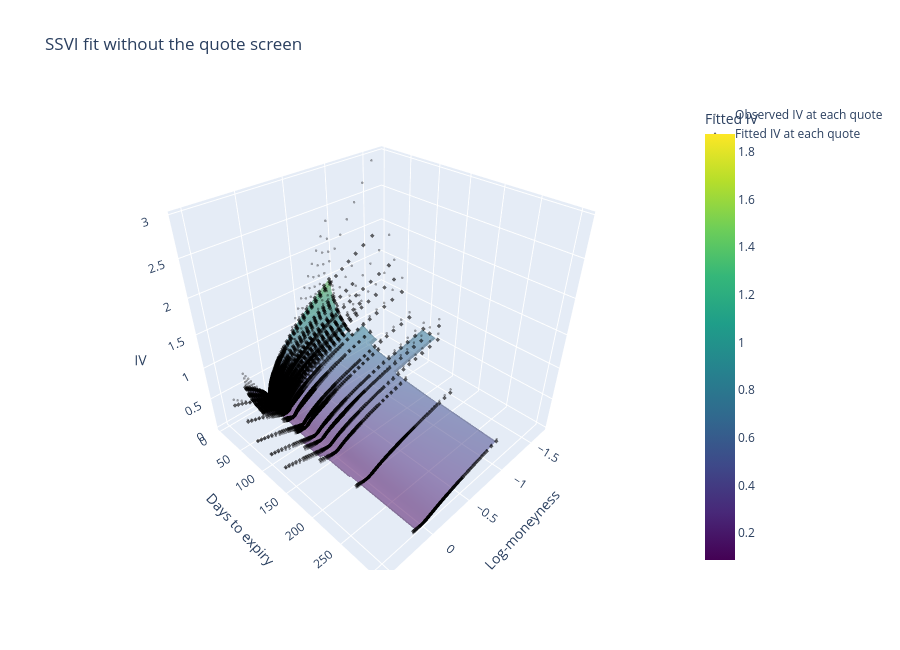

The cell this chart's notebook holds for it:
### Markdown cell above
## Unscreened IVs and fitted surface

Drag to rotate. Black circles are observed midpoint IVs; black diamonds are SSVI values fitted at those exact quote locations. The coloured mesh connects the fitted expiry slices. All valid OTM observations enter the least-squares fit, but individual points need not lie on the surface. Hover over a circle to compare its observed and fitted IV.

### Code cell
raw_ranges = unscreened_rows.groupby("expiry_date").agg(
    days_to_expiry=("days_to_expiry", "first"),
    time_to_expiry=("time_to_expiry", "first"),
    theta_atm=("theta_atm", "first"),
    k_min=("log_moneyness", "min"),
    k_max=("log_moneyness", "max"),
).sort_values("days_to_expiry")
raw_k_grid = np.linspace(unscreened_rows["log_moneyness"].min(), unscreened_rows["log_moneyness"].max(), 160)
raw_k_mesh, raw_dte_mesh = np.meshgrid(raw_k_grid, raw_ranges["days_to_expiry"])
raw_iv_mesh = np.sqrt(
    ssvi_total_variance(
        raw_k_mesh, raw_ranges["theta_atm"].to_numpy()[:, None],
        unscreened_result["rho"], unscreened_result["eta"], unscreened_result["gamma"],
    ) / raw_ranges["time_to_expiry"].to_numpy()[:, None]
)
raw_coverage = (
    (raw_k_mesh >= raw_ranges["k_min"].to_numpy()[:, None])
    & (raw_k_mesh <= raw_ranges["k_max"].to_numpy()[:, None])
)
raw_iv_mesh = np.where(raw_coverage, raw_iv_mesh, np.nan)

iv_error = unscreened_rows["mid_iv"] - unscreened_rows["fitted_iv"]
display(pd.Series({
    "observations_fitted": len(unscreened_rows),
    "missing_fitted_iv": unscreened_rows["fitted_iv"].isna().sum(),
    "median_absolute_iv_error": iv_error.abs().median(),
    "maximum_absolute_iv_error": iv_error.abs().max(),
}))

unscreened_fig = go.Figure()
unscreened_fig.add_trace(go.Surface(
    x=raw_k_grid, y=raw_ranges["days_to_expiry"].to_numpy(), z=raw_iv_mesh,
    colorscale="Viridis", opacity=0.55, connectgaps=False,
    colorbar=dict(title="Fitted IV"), name="Unscreened SSVI",
))
unscreened_fig.add_trace(go.Scatter3d(
    x=unscreened_rows["log_moneyness"],
    y=unscreened_rows["days_to_expiry"],
    z=unscreened_rows["mid_iv"],
    mode="markers", marker=dict(size=1.5, color="black", opacity=0.35),
    customdata=np.column_stack((unscreened_rows["fitted_iv"], iv_error)),
    hovertemplate="k=%{x:.3f}<br>DTE=%{y}<br>Observed IV=%{z:.3f}<br>Fitted IV=%{customdata[0]:.3f}<br>Error=%{customdata[1]:+.3f}<extra></extra>",
    name="Observed IV at each quote",
))
unscreened_fig.add_trace(go.Scatter3d(
    x=unscreened_rows["log_moneyness"],
    y=unscreened_rows["days_to_expiry"],
    z=unscreened_rows["fitted_iv"],
    mode="markers", marker=dict(size=1.5, color="black", symbol="diamond", opacity=0.6),
    name="Fitted IV at each quote",
))
unscreened_fig.update_layout(
    title="SSVI fit without the quote screen",
    scene=dict(xaxis_title="Log-moneyness", yaxis_title="Days to expiry", zaxis_title="IV"),
    width=900, height=650,
)
unscreened_fig.show()

### Figure 1 — Plotly figure (JSON) as saved in the notebook; plotly's stock layout.template omitted (floating-point values rounded to 4 significant figures; data arrays with more than 128 entries replaced by an {"elided": "..."} marker saying what was removed)
{"data": [{"colorbar": {"title": {"text": "Fitted IV"}}, "colorscale": [[0.0, "#440154"], [0.1111, "#482878"], [0.2222, "#3e4989"], [0.3333, "#31688e"], [0.4444, "#26828e"], [0.5556, "#1f9e89"], [0.6667, "#35b779"], [0.7778, "#6ece58"], [0.8889, "#b5de2b"], [1.0, "#fde725"]], "connectgaps": false, "name": "Unscreened SSVI", "opacity": 0.55, "type": "surface", "x": {"elided": "160 float values"}, "y": [4, 5, 6, 7, 10, 11, 12, 13, 14, 17, 18, 19, 20, 21, 24, 25, 26, 27, 28, 31, 32, 33, 34, 35, 38, 39, 40, 42, 49, 63, 84, 91, 112, 124, 140, 154, 214, 305], "z": {"elided": "38x160 float values"}}, {"customdata": {"elided": "7426x2 float values"}, "hovertemplate": "k=%{x:.3f}<br>DTE=%{y}<br>Observed IV=%{z:.3f}<br>Fitted IV=%{customdata[0]:.3f}<br>Error=%{customdata[1]:+.3f}<extra></extra>", "marker": {"color": "black", "opacity": 0.35, "size": 1.5}, "mode": "markers", "name": "Observed IV at each quote", "type": "scatter3d", "x": {"elided": "7426 float values"}, "y": {"elided": "7426 int values"}, "z": {"elided": "7426 float values"}}, {"marker": {"color": "black", "opacity": 0.6, "size": 1.5, "symbol": "diamond"}, "mode": "markers", "name": "Fitted IV at each quote", "type": "scatter3d", "x": {"elided": "7426 float values"}, "y": {"elided": "7426 int values"}, "z": {"elided": "7426 float values"}}], "layout": {"height": 650, "scene": {"xaxis": {"title": {"text": "Log-moneyness"}}, "yaxis": {"title": {"text": "Days to expiry"}}, "zaxis": {"title": {"text": "IV"}}}, "title": {"text": "SSVI fit without the quote screen"}, "width": 900}}
